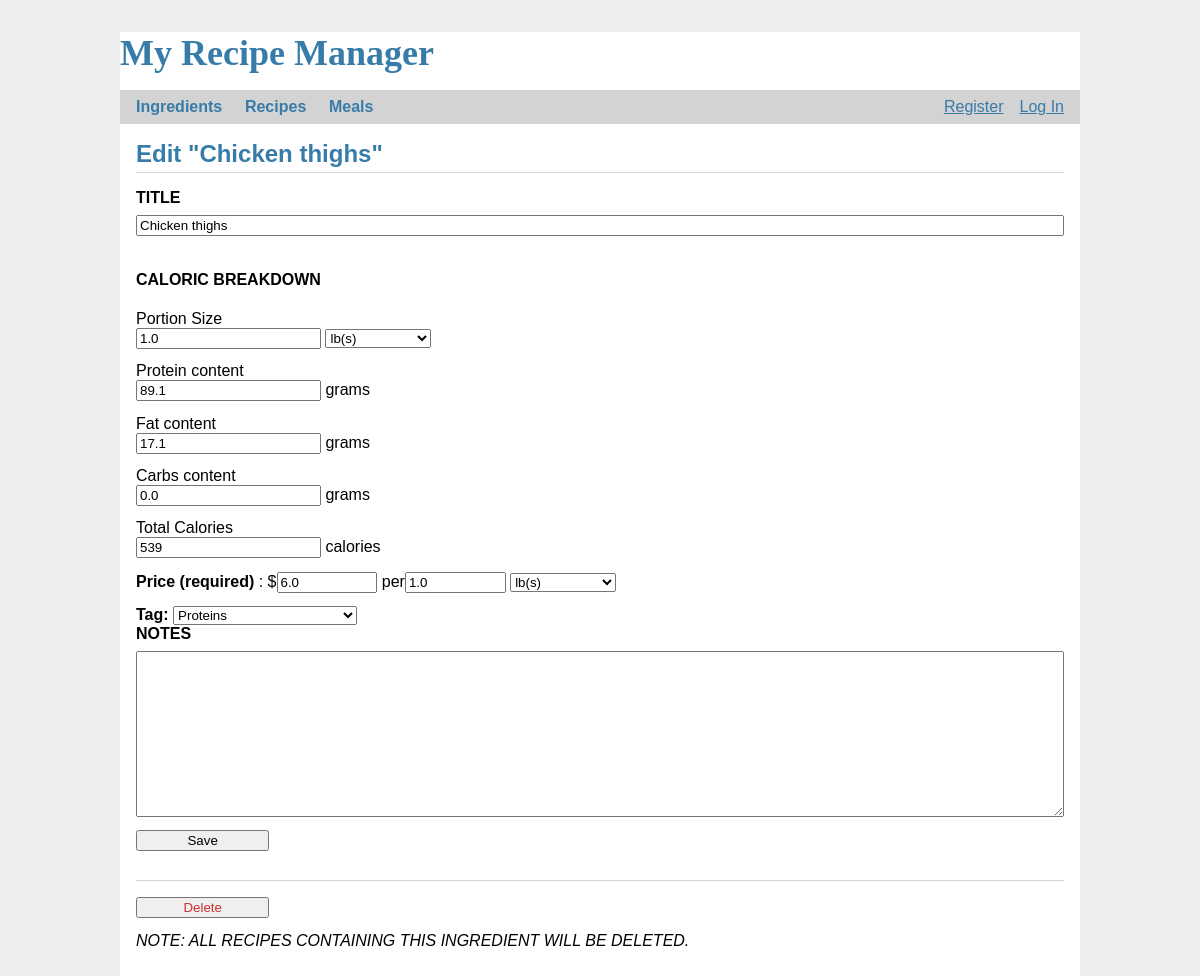
/ingredients/chicken-thighs/update, run on the app's committed database.
### tables this page shows
CREATE TABLE ingredient (
  id INTEGER PRIMARY KEY,
  name TEXT NOT NULL UNIQUE,
  name_key TEXT NOT NULL UNIQUE, --no whitespace, lowercase
  portion_size FLOAT(2) NOT NULL,
  portion_size_unit TEXT CHECK ( portion_size_unit in ('g', 'kg', 'oz', 'lb', 'cup', 'ml', 'l', 'gal', 'T', 't', 'in', 'unit') ) NOT NULL,
  portion_converted FLOAT(2) NOT NULL, --will be only in grams or in mls
  protein FLOAT(1) NOT NULL,
  fat FLOAT(1) NOT NULL,
  carbs FLOAT(1) NOT NULL,
  calories INT NOT NULL,
  price INT, --this is in cents to avoid float representation issues
  price_size FLOAT(2), --{{1.5}} in i.5lb bag for instance
  price_size_unit TEXT CHECK ( portion_size_unit in ('g', 'kg', 'oz', 'lb', 'cup', 'ml', 'l', 'gal', 'T', 't', 'in', 'unit') ),
  price_converted FLOAT(2), --price converted to g or ml
  tag TEXT CHECK (tag in ('carbs', 'fats', 'proteins', 'vegetables', 'legumes', 'fruit', 'nuts', 'sauces', 'dairy', 'spices', 'others')),
  notes TEXT
);

### app/ingredients.py (the view, shortened to what this page needs)
@bp.route('/<name_key>/update', methods=('GET', 'POST'))
def update(name_key):
    ingredient = get_ing(name_key)
    return render_template('ingredients/update.html', ingredient=ingredient, units=__units__, tags=__tags__)

### app/auth.py (called while the page is built)
@bp.before_app_request
def load_logged_in_user():
    user_id = session.get("user_id")
    if user_id is None:
        g.user = None
    else:
        g.user = (
            get_db().execute("SELECT * FROM user WHERE id = ?", (user_id,)).fetchone()
        )

### app/db.py (called while the page is built)
def get_db():
    if "db" not in g:
        g.db = sqlite3.connect(
            current_app.config["DATABASE"], detect_types=sqlite3.PARSE_DECLTYPES
        )
        g.db.row_factory = sqlite3.Row
    return g.db

### app/ingredients.py (called while the page is built)
def get_ing(name_key):
    ing = get_db().execute(
        'SELECT * FROM ingredient WHERE name_key = ?',
        (name_key,)
    ).fetchone()
    if ing is None:
        abort(404, f"{name_key} is not in the Ingredient table.")
    return ing

### app/templates/ingredients/update.html (shortened to what this page needs)
{% extends 'base.html' %}
{% block header %}
    <h1>{% block title %}Edit "{{ ingredient['name'] }}"{% endblock %}</h1>
{% endblock %}
{% block content %}
    <form method="post">
        <label for="name">TITLE</label>
        <input name="name" id="name" value="{{ ingredient['name'] }}" required>
        <h4>CALORIC BREAKDOWN</h4>
        Portion Size
        <div>
            <input name="portion_size" type="number" min=".01" step=".01" id="portion_size"
                   value="{{ ingredient['portion_size'] }}" required>
            <select name="portion_size_unit" id="portion_size_unit" value="{{ ingredient['portion_size_unit'] }}"
                    required>
                {% for unit in units %}
                    {% if ingredient['portion_size_unit'] == unit %}
                        <option value={{ unit }} selected="selected">
                            {% if unit == "g" %} Gram(s)
                            {% elif unit == "kg" %} Kilogram(s)
                            {% elif unit == "oz" %} Ounce(s)
                            {% elif unit == "cup" %} Cup(s)
                            {% elif unit == "ml" %} Milliliter(s)
                            {% elif unit == "l" %} Liter(s)
                            {% elif unit == "gal" %} Gallon(s)
                            {% elif unit == "in" %} Inch(es)
                            {% elif unit == "T" %} Tablespoon(s)
                            {% elif unit == "t" %} Teaspoons(s)
                            {% elif unit == "unit" %} Unit(s)
                            {% else %} {{ unit }}(s)
                            {% endif %}
                        </option>
                    {% endif %}
                {% endfor %}
            </select>
        </div>
        Protein content
        <div>
            <input name="protein" type="number" step=".1" id="protein" value="{{ ingredient['protein'] }}" required>
            grams
        </div>
        Fat content
        <div>
            <input name="fat" type="number" step=".1" id="fat" value="{{ ingredient['fat'] }}" required> grams
        </div>
        Carbs content
        <div>
            <input name="carbs" type="number" step=".1" id="carbs" value="{{ ingredient['carbs'] }}" required> grams
        </div>
        Total Calories
        <div>
            <input name="calories" type="number" id="calories" value="{{ ingredient['calories'] }}" required> calories
        </div>
        <div>
            <b>Price (required) </b>:
            $<input style="width: 10%" min=0 name="price" type="number" step=".01" id="price"
                    value="{{ ingredient['price']/100 }}">
            per<input style="width: 10%" min=0 name="price_size" type="number" id="price_size"
                      value="{{ ingredient['price_size'] }}">
            <select name="price_size_unit" id="price_size_unit" required>
                {% for unit in units %}
                    {% if ingredient['price_size_unit'] == unit %}
                        <option value={{ unit }} selected="selected">
                            {% if unit == "g" %} Gram(s)
                            {% elif unit == "kg" %} Kilogram(s)
                            {% elif unit == "oz" %} Ounce(s)
                            {% elif unit == "cup" %} Cup(s)
                            {% elif unit == "ml" %} Milliliter(s)
                            {% elif unit == "l" %} Liter(s)
                            {% elif unit == "gal" %} Gallon(s)
                            {% elif unit == "in" %} Inch(es)
                            {% elif unit == "T" %} Tablespoon(s)
                            {% elif unit == "t" %} Teaspoons(s)
                            {% elif unit == "unit" %} Unit(s)
                            {% else %} {{ unit }}(s)
                            {% endif %}
                        </option>
                    {% endif %}
                {% endfor %}
            </select>
        </div>
        <div>
            <b>Tag:</b>
            <select name="tag" id="tag" required>
                {% for tag in tags %}
                    {% if ingredient['tag'] == tag %}
                        <option value={{ tag }} selected="selected">
                            {% if tag == "carbs" %} Grains, Starches, & Sugars
                            {% elif tag == "fats" %} Fats, Oils, & Spreads
                            {% elif tag == "proteins" %} Proteins
                            {% elif tag == "vegetables" %} Veggies
                            {% elif tag == "legumes" %} Legumes
                            {% elif tag == "fruit" %} Fruits
                            {% elif tag == "nuts" %} Nuts & Seeds
                            {% elif tag == "sauces" %} Sauces and Condiments
                            {% elif tag == "dairy" %} Dairy
                            {% elif tag == "spices" %} Spices
                            {% else %} Others
                            {% endif %}
                        </option>
                    {% endif %}
                {% endfor %}
            </select>
        </div>
        <label for="notes">NOTES</label>
        <textarea class="notes" name="notes" id="notes">{{ ingredient['notes'] }}</textarea>
        <input type="submit" value="Save">
    </form>
    <hr>
    <form action="{{ url_for('ingredients.delete', name_key=ingredient['name_key']) }}" method="post">
        <input class="danger" type="submit" value="Delete"
               onclick="return confirm('ALL RECIPES CONTAINING THIS INGREDIENT WILL BE DELETED. \n \n Are you sure?');">
        <em>NOTE: ALL RECIPES CONTAINING THIS INGREDIENT WILL BE DELETED.</em>
    </form>
{% endblock %}

### app/static/style.css (style rules this page uses)
h1 { font-family: Verdana, sans-serif; color: #377ba8; margin: 1rem 0; }
hr { border: none; border-top: 1px solid lightgray; }
.content > header h1 { flex: auto; margin: 1rem 0 0.25rem 0; }
.content form { margin: 1em 0; display: flex; flex-direction: column; }
.content label { font-weight: bold; margin-bottom: 0.5em; }
.content input, .content textarea { margin-bottom: 1em; }
.content textarea { min-height: 12em; resize: vertical; }
input.danger { color: #cc2f2e; }
input[type=submit] { align-self: start; min-width: 10em; }

### data on the page
ingredient: name "Chicken thighs", portion_size "1.0", portion_size_unit "lb(s)", protein "89.1", fat "17.1", carbs "0.0", calories "539", price "6.0", price_size "1.0", price_size_unit "lb(s)", tag "Proteins"
